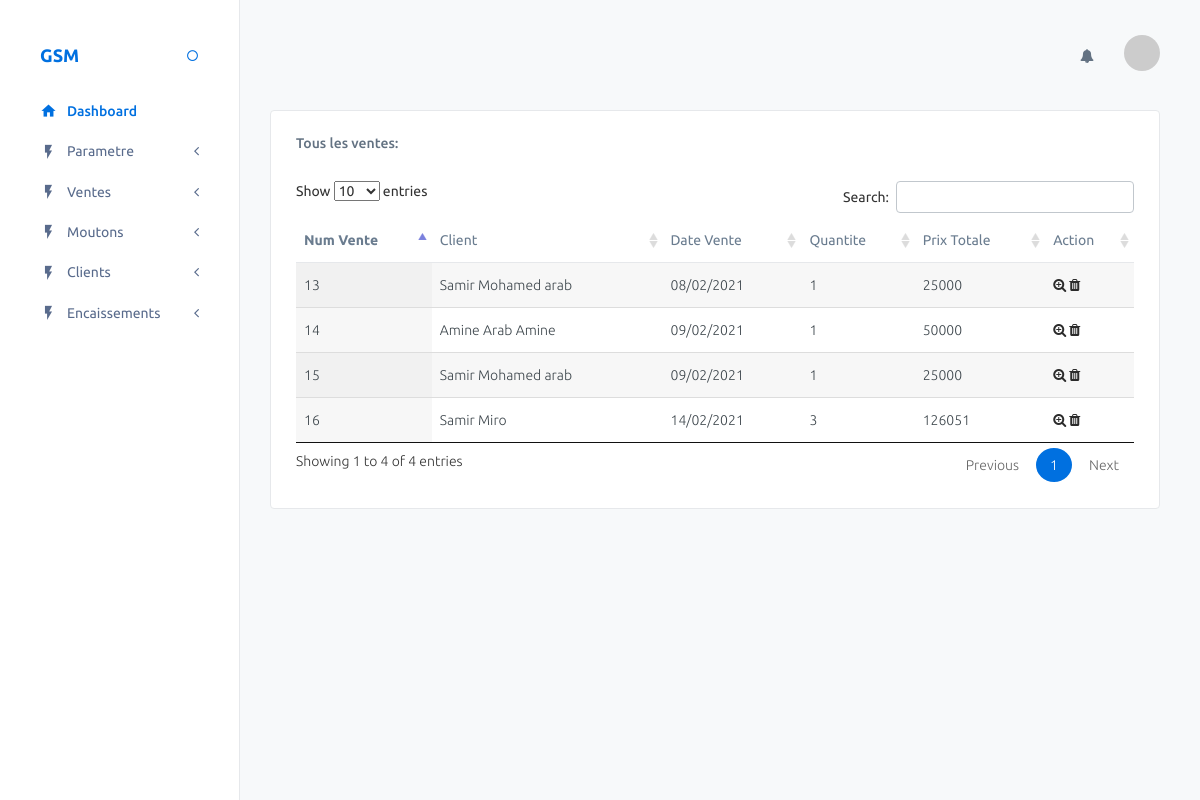
The app's page /ventes/ with its own data.
### Achat/models.py (models this page shows, shortened)
class Vente(models.Model):
	client  = models.ForeignKey(Client , on_delete=models.SET_NULL, null = True, blank=True)
	date_vente =  models.DateField(auto_now_add= True, null=True,blank=True)
	nb_mouton_vendu = models.IntegerField(default = 0 ,null=True,blank=True )
	prix_vente_totale = models.IntegerField(default = 0 ,null=True,blank=True )

class Client(models.Model):
	nom = models.CharField(max_length=250, null=True,blank=True)
	prenom = models.CharField(max_length=250, null=True,blank=True)
	adresse = models.CharField(max_length=250, null=True,blank=True)
	tel = models.CharField(max_length=250, null=True,blank=True)
	email = models.CharField(max_length=250, null=True,blank=True)
	date_ajout =  models.DateField(auto_now_add= True, null=True,blank=True)
	def __str__(self):
		return f'{self.nom} {self.prenom}'

### Achat/views.py (the view)
# urls.py: path('ventes/', tous_ventes , name='tous_ventes'),
def tous_ventes(request):
	template_name = 'tous_ventes.html'
	ventes = Vente.objects.all()
	args = {
		'ventes':ventes,
	}
	return render(request , template_name, args)

### Achat/templates/tous_ventes.html (shortened to what this page needs)
{% extends "base/base.html" %}
{% load static %}
{% block link %}
        <link href="{% static 'assets/plugins/datatables/css/jquery.datatables.min.css' %}" rel="stylesheet" type="text/css"/>
        <link href="{% static 'assets/plugins/datatables/css/jquery.datatables_themeroller.css' %}" rel="stylesheet" type="text/css"/>
        <link rel="stylesheet" type="text/css" href="{% static 'assets/css/style.css'%}">
{% endblock link %}
{% block body %}
                            <div class="panel panel-white">
                                <div class="panel-heading clearfix">
                                    <h4 class="panel-title">Tous les ventes:</h4>
                                </div>
                                <div class="panel-body">
                                   <div class="table-responsive">
                                    <table id="example" class="display table" style="width: 100%; cellspacing: 0;">
                                        <thead>
                                            <tr>
                                                <th>Num Vente</th>
                                                <th>Client</th>
                                                <th>Date Vente</th>
                                                <th>Quantite</th>
                                                <th>Prix Totale</th>
                                                <th>Action</th>
                                            </tr>
                                        </thead>
                                        <tbody>
                                            {% for vente in ventes %}
                                            <tr>
                                                <td>{{vente.pk}}</td>
                                                <td>{{vente.client|capfirst }}</td>
                                                <td>{{vente.date_vente|date:"d/m/Y"}}</td>
                                                <td>{{vente.nb_mouton_vendu}}</td>
                                                <td>{{vente.prix_vente_totale}}</td>
                                                <td>
                                                    <a href="{% url 'vente_detail' pk=vente.pk %}" class="icon_edit mr-6 ml-6"><i class="fa fa-search-plus"></i></a>
                                                    <a href="#" class="icon_delete"><i class="fa fa-trash"></i></a>
                                                </td>
                                            </tr>
										    {% endfor %}
                                        </tbody>
                                       </table>
                                    </div>
                                </div>
                            </div>
{% endblock body %}

### Achat/templates/base/base.html (shortened to what this page needs)
{% load static %}
<!DOCTYPE html>
<html lang="en">
    <head>
        {% block link %}{% endblock link %}
        <link href="{% static 'assets/plugins/bootstrap/css/bootstrap.min.css' %}" rel="stylesheet">
        <link href="{% static 'assets/plugins/font-awesome/css/font-awesome.min.css' %}" rel="stylesheet">
        <link href="{% static 'assets/plugins/icomoon/style.css' %}" rel="stylesheet">
        <link href="{% static 'assets/plugins/uniform/css/default.css' %}" rel="stylesheet"/>
        <link href="{% static 'assets/plugins/switchery/switchery.min.css' %}" rel="stylesheet"/>
        <link href="{% static 'assets/plugins/nvd3/nv.d3.min.css' %}" rel="stylesheet">
        <link href="{% static 'assets/css/space.min.css' %}" rel="stylesheet">
        <link href="{% static 'assets/css/themes/admin2.css' %}" rel="stylesheet">
        <link href="{% static 'assets/css/custom.css' %}" rel="stylesheet">
    </head>
    <body>
        <div class="page-container">
            <div class="page-sidebar">
                <a class="logo-box" href="{% url 'dashboard' %}">
                    <span>GSM</span>
                    <i class="icon-radio_button_unchecked" id="fixed-sidebar-toggle-button"></i>
                </a>
                <div class="page-sidebar-inner">
                    <div class="page-sidebar-menu">
                        <ul class="accordion-menu">
                            <li class="active-page">
                                <a href="{% url 'dashboard' %}">
                                    <i class="menu-icon icon-home4"></i><span>Dashboard</span>
                                </a>
                            </li>
                            <li>
                                <a href="javascript:void(0)">
                                    <i class="menu-icon icon-flash_on"></i><span>Parametre</span><i class="accordion-icon fa fa-angle-left"></i>
                                </a>
                            </li>
                            <li>
                                <a href="javascript:void(0)">
                                    <i class="menu-icon icon-flash_on"></i><span>Ventes</span><i class="accordion-icon fa fa-angle-left"></i>
                                </a>
                            </li>
                            <li>
                                <a href="javascript:void(0)">
                                    <i class="menu-icon icon-flash_on"></i><span>Moutons</span><i class="accordion-icon fa fa-angle-left"></i>
                                </a>
                            </li>
                            <li>
                                <a href="javascript:void(0)">
                                    <i class="menu-icon icon-flash_on"></i><span>Clients</span><i class="accordion-icon fa fa-angle-left"></i>
                                </a>
                            </li>
                            <li>
                                <a href="javascript:void(0)">
                                    <i class="menu-icon icon-flash_on"></i><span>Encaissements</span><i class="accordion-icon fa fa-angle-left"></i>
                                </a>
                            </li>
                        </ul>
                    </div>
                </div>
            </div>
            <div class="page-content">
                <div class="page-header">
                    <nav class="navbar navbar-default">
                        <div class="container-fluid">
                            <div class="collapse navbar-collapse" id="bs-example-navbar-collapse-1">
                                <ul class="nav navbar-nav navbar-right">
                                    <li class="dropdown">
                                        <a href="javascript:void(0)" class="dropdown-toggle" data-toggle="dropdown" role="button" aria-haspopup="true" aria-expanded="false"><i class="fa fa-bell"></i></a>
                                    </li>
                                    <li class="dropdown user-dropdown">
                                        <a href="#" class="dropdown-toggle" data-toggle="dropdown" role="button" aria-haspopup="true" aria-expanded="false"><img src="http://via.placeholder.com/36x36" alt="" class="img-circle"></a>
                                    </li>
                                </ul>
                            </div>
                        </div>
                    </nav>
                </div>
                <div class="page-inner">
                    {% block body %}{% endblock body %}
                </div>
            </div>
        </div>
    </body>
</html>

### static/assets/css/themes/admin2.css (style rules this page uses)
.page-sidebar, .logo-box { background: #fff; border-right: 1px solid #E6E8EB; }
.page-content, .page-header, .page-header .navbar-default, .page-inner:not(.login-page), .search-form, .page-header .form-control, .search-form #close-search { background: #F7F9FA; }

### records on screen
Vente: pk "13", client "Samir Mohamed arab", date_vente "08/02/2021", nb_mouton_vendu "1", prix_vente_totale "25000"
Vente: pk "14", client "Amine Arab Amine", date_vente "09/02/2021", nb_mouton_vendu "1", prix_vente_totale "50000"
Vente: pk "15", client "Samir Mohamed arab", date_vente "09/02/2021", nb_mouton_vendu "1", prix_vente_totale "25000"
Vente: pk "16", client "Samir Miro", date_vente "14/02/2021", nb_mouton_vendu "3", prix_vente_totale "126051"
